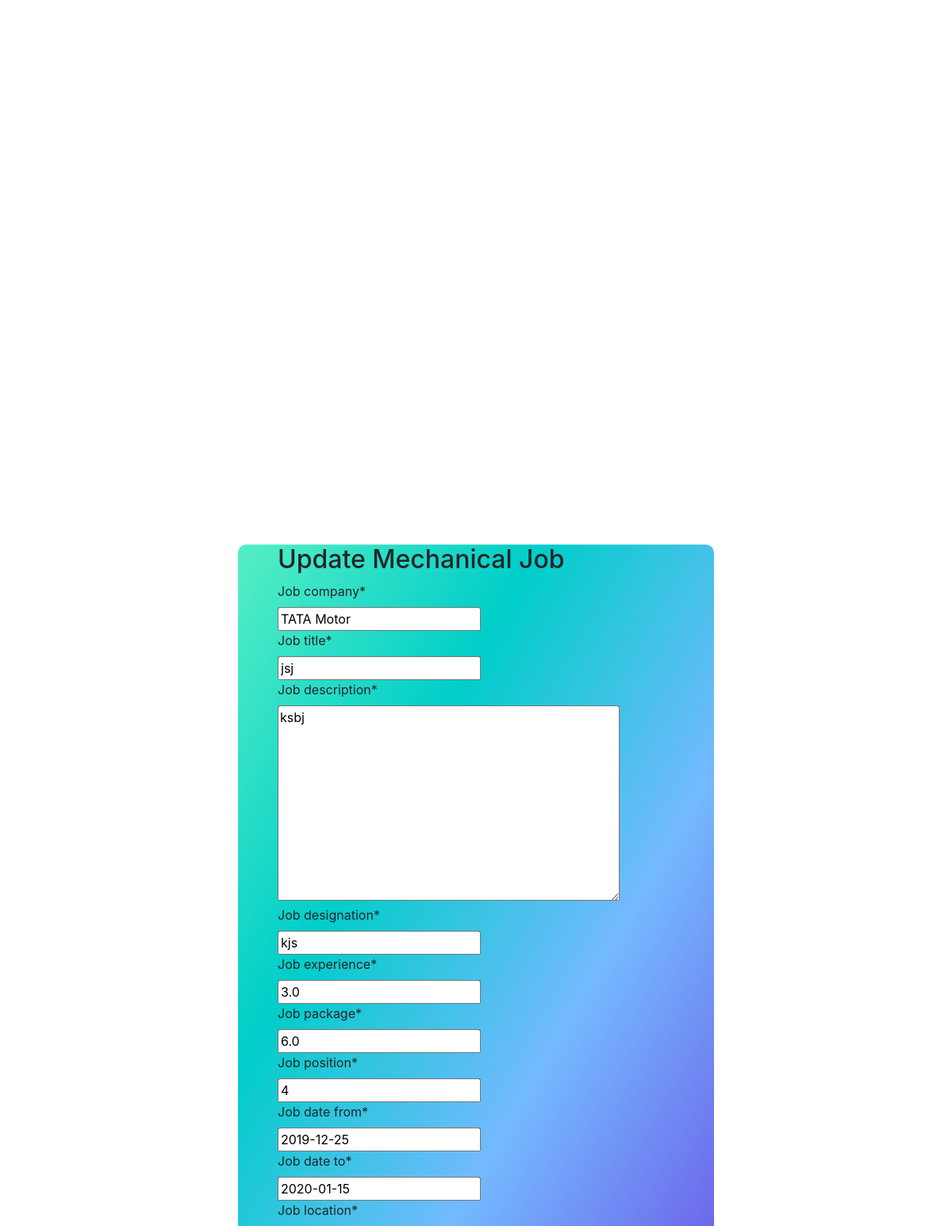
Page /mech_update/1/ (signed in) on the committed database.
### FirstApp/models.py (models this page shows, shortened)
class MECHJobs(models.Model):
    job_company = models.CharField(max_length=30)
    job_title = models.CharField(max_length=30)
    job_description = models.TextField()
    job_designation = models.CharField(max_length=30)
    job_experience = models.FloatField()
    job_package = models.FloatField()
    job_position = models.IntegerField()
    job_date_from = models.DateField()
    job_date_to = models.DateField()
    job_location = models.ForeignKey(Address, on_delete=models.CASCADE)
    user = models.ManyToManyField(User)

### FirstApp/views.py (the view)
# urls.py: path('mech_update/<int:id>/', views.mech_update),
@login_required(login_url='/login/')
def mech_update(request,id):
    obj=MECHJobs.objects.get(pk=id)
    mechform=MECHJobsForm(instance=obj)
    if(request.method == 'POST'):
        mechform=MECHJobsForm(request.POST,instance=obj)
        if(mechform.is_valid()):
            mechform.save()
        return redirect('/mech_show/')
    mechform=MECHJobsForm(instance=obj)
    return render(request,'mech_update.html',{'mechform':mechform,'obj':obj})

### FirstApp/forms.py
class MECHJobsForm(forms.ModelForm):
    class Meta:
        model=MECHJobs
        fields='__all__'
        exclude=['user']

### FirstApp/models.py (called while the page is built)
    def __str__(self):
        return self.city

### FirstApp/templates/mech_update.html (shortened to what this page needs)
{% load static %}
<!DOCTYPE html>
<html lang="en">
  <head>
    <link rel="stylesheet" href="{% static "css/add.css" %}">
    <link
      rel="stylesheet"
      href="https://stackpath.bootstrapcdn.com/bootstrap/4.4.1/css/bootstrap.min.css"
    />
    {% load crispy_forms_tags %}
  </head>
  <body>
    <form class="add-form" action="/mech_update/{{obj.id}}/" method="POST">
      <caption>
        <h2>Update Mechanical Job</h2>
      </caption>
      {% csrf_token %} {{mechform | crispy}}
      <br />
    </form>
  </body>
</html>

### static/css/add.css (style rules this page uses)
body { background: url('https://images.pexels.com/photos/327540/pexels-photo-327540.jpeg?auto=compress&cs=tinysrgb&dpr=1&w=500'); background-repeat: no-repeat; background-size: cover; }
.add-form { width: 600px; background: linear-gradient(120deg, #55efc4, #00cec9, #74b9ff, #6c5ce7); padding: 0.5px 50px; border-radius: 10px; position: absolute; top: 75%; left: 50%; transform: translate(-50%, -50%); }

### rows in the picture
MECHJobs: job_company "TATA Motor", job_title "jsj", job_description "ksbj", job_designation "kjs", job_experience "3.0", job_package "6.0", job_position "4", job_date_from "2019-12-25", job_date_to "2020-01-15"
